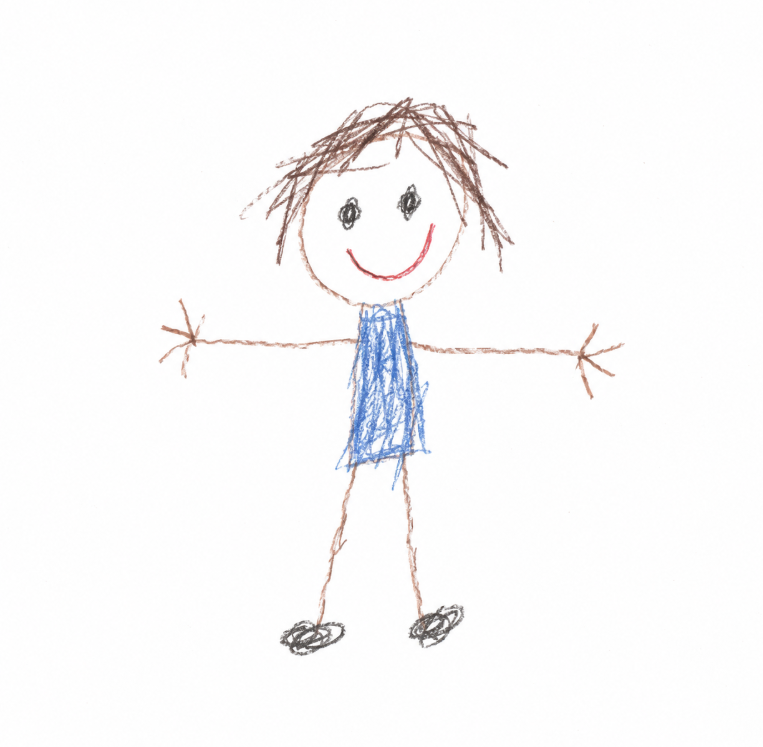
#> input picture nonhuman_test/human.png, 763 x 747 px, found by its file name; its folder holds only this picture in this run
$ python visualize_pose.py
#> lines starting #> are read from the running program, lines starting #| are printed output that depends on the picture
from PIL import Image, ImageDraw
from pathlib import Path

BASE = Path(r"D:\capston\nonhuman_test")

RESULTS = {
    "human": {
        "bbox": (139, 94, 613, 646),
        "joints": {
            "hip": (382,459), "torso": (385,339), "neck": (379,225),
            "right_shoulder": (354,336), "right_elbow": (274,342), "right_hand": (194,342),
            "left_shoulder": (416,342), "left_elbow": (496,348), "left_hand": (583,355),
            "right_hip": (361,459), "right_knee": (336,540), "right_foot": (317,626),
            "left_hip": (404,459), "left_knee": (410,540), "left_foot": (422,620)
        }
    },

    "snake": {
        "bbox": (6, 266, 754, 525),
        "joints": {
            "hip": (575,430), "torso": (132,327), "neck": (141,322),
            "right_shoulder": (102,322), "right_elbow": (73,332), "right_hand": (34,352),
            "left_shoulder": (161,332), "left_elbow": (570,400), "left_hand": (570,410),
            "right_hip": (570,439), "right_knee": (628,469), "right_foot": (706,478),
            "left_hip": (580,420), "left_knee": (619,430), "left_foot": (706,459)
        }
    },

    "starfish": {
        "bbox": (48, 64, 732, 685),
        "joints": {
            "hip": (399,499), "torso": (403,374), "neck": (403,370),
            "right_shoulder": (296,361), "right_elbow": (216,334), "right_hand": (118,299),
            "left_shoulder": (510,388), "left_elbow": (590,352), "left_hand": (688,326),
            "right_hip": (332,495), "right_knee": (279,557), "right_foot": (234,628),
            "left_hip": (466,504), "left_knee": (519,566), "left_foot": (581,655)
        }
    },

    "snail": {
        "bbox": (99, 227, 681, 624),
        "joints": {
            "hip": (610,361), "torso": (576,350), "neck": (295,407),
            "right_shoulder": (568,354), "right_elbow": (553,316), "right_hand": (538,255),
            "left_shoulder": (583,346), "left_elbow": (553,308), "left_hand": (538,255),
            "right_hip": (606,361), "right_knee": (629,323), "right_foot": (651,278),
            "left_hip": (614,361), "left_knee": (629,316), "left_foot": (651,285)
        }
    }
}

EDGES = [
    ("hip", "torso"),
    ("torso", "neck"),

    ("neck", "right_shoulder"),
    ("right_shoulder", "right_elbow"),
    ("right_elbow", "right_hand"),

    ("neck", "left_shoulder"),
    ("left_shoulder", "left_elbow"),
    ("left_elbow", "left_hand"),

    ("hip", "right_hip"),
    ("right_hip", "right_knee"),
    ("right_knee", "right_foot"),

    ("hip", "left_hip"),
    ("left_hip", "left_knee"),
    ("left_knee", "left_foot"),
]

for name, result in RESULTS.items():

    image_path = BASE / f"{name}.png"

    if not image_path.exists():
        print(f"[ERROR] 파일 없음: {image_path}")
        continue

    img = Image.open(image_path).convert("RGB")
    draw = ImageDraw.Draw(img)

    bbox = result["bbox"]
    joints = result["joints"]

    # Bounding Box
    draw.rectangle(
        bbox,
        outline="red",
        width=4
    )

    # Skeleton lines
    for start, end in EDGES:
        draw.line(
            [joints[start], joints[end]],
            fill="blue",
            width=5
        )

    # Joint points
    for joint_name, (x, y) in joints.items():

        radius = 7

        draw.ellipse(
            [
                x - radius,
                y - radius,
                x + radius,
                y + radius
            ],
            fill="red",
            outline="white",
            width=2
        )

        draw.text(
            (x + 8, y - 8),
            joint_name,
            fill="black"
        )

    output_path = BASE / f"{name}_pose_result.png"

    img.save(output_path)
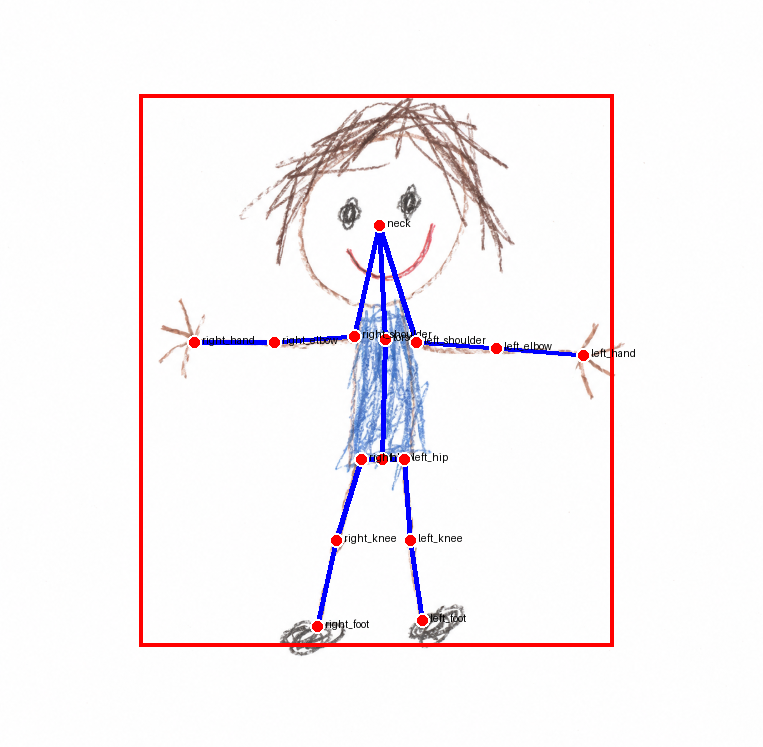
#> saved as human_pose_result.png: PIL image 763x747 RGB; mean R, G, B 247.8, 243, 245.4

    print(f"[OK] 생성됨: {output_path}")

print("모든 시각화 완료")
